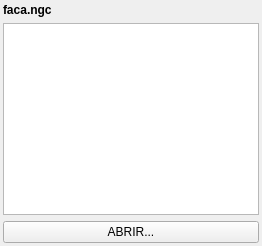
             <widget class="QWidget" name="tab_program_view">
              <attribute name="title">
               <string>PROGRAMA</string>
              </attribute>
              <layout class="QVBoxLayout" name="lay_program_view">
               <property name="leftMargin">
                <number>3</number>
               </property>
               <property name="topMargin">
                <number>3</number>
               </property>
               <property name="rightMargin">
                <number>3</number>
               </property>
               <property name="bottomMargin">
                <number>3</number>
               </property>
               <item>
                <widget class="QLabel" name="lbl_program_name">
                 <property name="font">
                  <font>
                   <weight>75</weight>
                   <bold>true</bold>
                  </font>
                 </property>
                 <property name="text">
                  <string>faca.ngc</string>
                 </property>
                </widget>
               </item>
               <item>
                <widget class="QPlainTextEdit" name="txt_gcode_view">
                 <property name="readOnly">
                  <bool>true</bool>
                 </property>
                </widget>
               </item>
               <item>
                <widget class="QPushButton" name="btn_open_program_main">
                 <property name="text">
                  <string>ABRIR...</string>
                 </property>
                </widget>
               </item>
              </layout>
             </widget>
